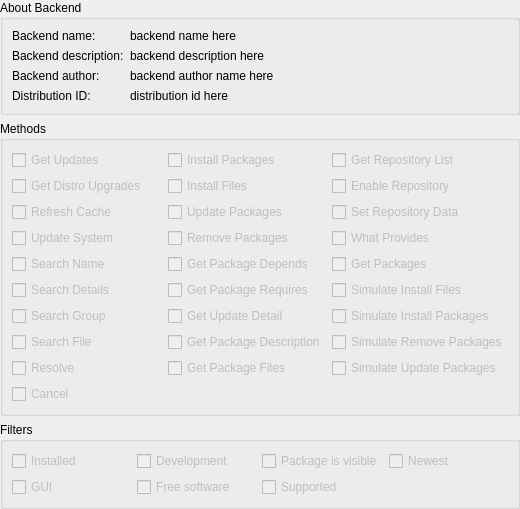
<?xml version="1.0" encoding="UTF-8"?>
<ui version="4.0">
 <class>BackendDetails</class>
 <widget class="QWidget" name="BackendDetails">
  <property name="geometry">
   <rect>
    <x>0</x>
    <y>0</y>
    <width>520</width>
    <height>505</height>
   </rect>
  </property>
  <layout class="QGridLayout" name="gridLayout_4">
   <property name="margin">
    <number>0</number>
   </property>
   <item row="0" column="0">
    <widget class="QGroupBox" name="groupBox">
     <property name="sizePolicy">
      <sizepolicy hsizetype="MinimumExpanding" vsizetype="Fixed">
       <horstretch>0</horstretch>
       <verstretch>0</verstretch>
      </sizepolicy>
     </property>
     <property name="title">
      <string>About Backend</string>
     </property>
     <layout class="QFormLayout" name="formLayout">
      <item row="0" column="0">
       <widget class="QLabel" name="label">
        <property name="text">
         <string>Backend name:</string>
        </property>
       </widget>
      </item>
      <item row="0" column="1">
       <widget class="QLabel" name="nameL">
        <property name="text">
         <string notr="true">backend name here</string>
        </property>
       </widget>
      </item>
      <item row="1" column="0">
       <widget class="QLabel" name="label_3">
        <property name="text">
         <string>Backend description:</string>
        </property>
       </widget>
      </item>
      <item row="1" column="1">
       <widget class="QLabel" name="descriptionL">
        <property name="text">
         <string notr="true">backend description here</string>
        </property>
       </widget>
      </item>
      <item row="2" column="0">
       <widget class="QLabel" name="label_2">
        <property name="text">
         <string>Backend author:</string>
        </property>
       </widget>
      </item>
      <item row="2" column="1">
       <widget class="QLabel" name="authorL">
        <property name="text">
         <string notr="true">backend author name here</string>
        </property>
       </widget>
      </item>
      <item row="3" column="0">
       <widget class="QLabel" name="label_4">
        <property name="text">
         <string>Distribution ID:</string>
        </property>
       </widget>
      </item>
      <item row="3" column="1">
       <widget class="QLabel" name="distroL">
        <property name="text">
         <string notr="true">distribution id here</string>
        </property>
       </widget>
      </item>
     </layout>
    </widget>
   </item>
   <item row="2" column="0">
    <widget class="QGroupBox" name="groupBox_2">
     <property name="title">
      <string>Filters</string>
     </property>
     <layout class="QGridLayout" name="gridLayout_2">
      <item row="0" column="0">
       <widget class="QCheckBox" name="installedCB">
        <property name="enabled">
         <bool>false</bool>
        </property>
        <property name="text">
         <string>Installed</string>
        </property>
       </widget>
      </item>
      <item row="0" column="1">
       <widget class="QCheckBox" name="developmentCB">
        <property name="enabled">
         <bool>false</bool>
        </property>
        <property name="text">
         <string>Development</string>
        </property>
       </widget>
      </item>
      <item row="0" column="2">
       <widget class="QCheckBox" name="visibleCB">
        <property name="enabled">
         <bool>false</bool>
        </property>
        <property name="text">
         <string>Package is visible</string>
        </property>
       </widget>
      </item>
      <item row="0" column="3">
       <widget class="QCheckBox" name="newestCB">
        <property name="enabled">
         <bool>false</bool>
        </property>
        <property name="text">
         <string>Newest</string>
        </property>
       </widget>
      </item>
      <item row="1" column="0">
       <widget class="QCheckBox" name="guiCB">
        <property name="enabled">
         <bool>false</bool>
        </property>
        <property name="text">
         <string>GUI</string>
        </property>
       </widget>
      </item>
      <item row="1" column="1">
       <widget class="QCheckBox" name="freeCB">
        <property name="enabled">
         <bool>false</bool>
        </property>
        <property name="text">
         <string>Free software</string>
        </property>
       </widget>
      </item>
      <item row="1" column="2">
       <widget class="QCheckBox" name="supportedCB">
        <property name="enabled">
         <bool>false</bool>
        </property>
        <property name="text">
         <string>Supported</string>
        </property>
       </widget>
      </item>
     </layout>
    </widget>
   </item>
   <item row="1" column="0">
    <widget class="QGroupBox" name="groupBox_3">
     <property name="enabled">
      <bool>true</bool>
     </property>
     <property name="title">
      <string>Methods</string>
     </property>
     <layout class="QGridLayout" name="gridLayout_3">
      <item row="0" column="0">
       <widget class="QCheckBox" name="getUpdatesCB">
        <property name="enabled">
         <bool>false</bool>
        </property>
        <property name="text">
         <string>Get Updates</string>
        </property>
       </widget>
      </item>
      <item row="0" column="3">
       <widget class="QCheckBox" name="getRepositoryListCB">
        <property name="enabled">
         <bool>false</bool>
        </property>
        <property name="text">
         <string>Get Repository List</string>
        </property>
       </widget>
      </item>
      <item row="2" column="0">
       <widget class="QCheckBox" name="refreshCacheCB">
        <property name="enabled">
         <bool>false</bool>
        </property>
        <property name="text">
         <string>Refresh Cache</string>
        </property>
       </widget>
      </item>
      <item row="3" column="0">
       <widget class="QCheckBox" name="updateSystemCB">
        <property name="enabled">
         <bool>false</bool>
        </property>
        <property name="text">
         <string>Update System</string>
        </property>
       </widget>
      </item>
      <item row="4" column="0">
       <widget class="QCheckBox" name="searchNameCB">
        <property name="enabled">
         <bool>false</bool>
        </property>
        <property name="text">
         <string>Search Name</string>
        </property>
       </widget>
      </item>
      <item row="4" column="2">
       <widget class="QCheckBox" name="getDependsCB">
        <property name="enabled">
         <bool>false</bool>
        </property>
        <property name="text">
         <string>Get Package Depends</string>
        </property>
       </widget>
      </item>
      <item row="5" column="0">
       <widget class="QCheckBox" name="searchDetailsCB">
        <property name="enabled">
         <bool>false</bool>
        </property>
        <property name="text">
         <string>Search Details</string>
        </property>
       </widget>
      </item>
      <item row="5" column="2">
       <widget class="QCheckBox" name="getRequiresCB">
        <property name="enabled">
         <bool>false</bool>
        </property>
        <property name="text">
         <string>Get Package Requires</string>
        </property>
       </widget>
      </item>
      <item row="6" column="0">
       <widget class="QCheckBox" name="searchGroupCB">
        <property name="enabled">
         <bool>false</bool>
        </property>
        <property name="text">
         <string>Search Group</string>
        </property>
       </widget>
      </item>
      <item row="6" column="2">
       <widget class="QCheckBox" name="getUpdateDetailCB">
        <property name="enabled">
         <bool>false</bool>
        </property>
        <property name="text">
         <string>Get Update Detail</string>
        </property>
       </widget>
      </item>
      <item row="7" column="0">
       <widget class="QCheckBox" name="searchFileCB">
        <property name="enabled">
         <bool>false</bool>
        </property>
        <property name="text">
         <string>Search File</string>
        </property>
       </widget>
      </item>
      <item row="7" column="2">
       <widget class="QCheckBox" name="getDescriptionCB">
        <property name="enabled">
         <bool>false</bool>
        </property>
        <property name="text">
         <string>Get Package Description</string>
        </property>
       </widget>
      </item>
      <item row="8" column="2">
       <widget class="QCheckBox" name="getFilesCB">
        <property name="enabled">
         <bool>false</bool>
        </property>
        <property name="text">
         <string>Get Package Files</string>
        </property>
       </widget>
      </item>
      <item row="1" column="0">
       <widget class="QCheckBox" name="getDistroUpgradesCB">
        <property name="enabled">
         <bool>false</bool>
        </property>
        <property name="text">
         <string>Get Distro Upgrades</string>
        </property>
       </widget>
      </item>
      <item row="0" column="2">
       <widget class="QCheckBox" name="installPackageCB">
        <property name="enabled">
         <bool>false</bool>
        </property>
        <property name="text">
         <string>Install Packages</string>
        </property>
       </widget>
      </item>
      <item row="2" column="2">
       <widget class="QCheckBox" name="updatePackageCB">
        <property name="enabled">
         <bool>false</bool>
        </property>
        <property name="text">
         <string>Update Packages</string>
        </property>
       </widget>
      </item>
      <item row="3" column="2">
       <widget class="QCheckBox" name="removePackageCB">
        <property name="enabled">
         <bool>false</bool>
        </property>
        <property name="text">
         <string>Remove Packages</string>
        </property>
       </widget>
      </item>
      <item row="1" column="2">
       <widget class="QCheckBox" name="installFileCB">
        <property name="enabled">
         <bool>false</bool>
        </property>
        <property name="text">
         <string>Install Files</string>
        </property>
       </widget>
      </item>
      <item row="9" column="0">
       <widget class="QCheckBox" name="cancelCB">
        <property name="enabled">
         <bool>false</bool>
        </property>
        <property name="text">
         <string>Cancel</string>
        </property>
       </widget>
      </item>
      <item row="8" column="0">
       <widget class="QCheckBox" name="resolveCB">
        <property name="enabled">
         <bool>false</bool>
        </property>
        <property name="text">
         <string>Resolve</string>
        </property>
       </widget>
      </item>
      <item row="1" column="3">
       <widget class="QCheckBox" name="repositoryEnableCB">
        <property name="enabled">
         <bool>false</bool>
        </property>
        <property name="text">
         <string>Enable Repository</string>
        </property>
       </widget>
      </item>
      <item row="2" column="3">
       <widget class="QCheckBox" name="repositorySetEnableCB">
        <property name="enabled">
         <bool>false</bool>
        </property>
        <property name="text">
         <string>Set Repository Data</string>
        </property>
       </widget>
      </item>
      <item row="3" column="3">
       <widget class="QCheckBox" name="whatProvidesCB">
        <property name="enabled">
         <bool>false</bool>
        </property>
        <property name="text">
         <string>What Provides</string>
        </property>
       </widget>
      </item>
      <item row="4" column="3">
       <widget class="QCheckBox" name="getPackagesCB">
        <property name="enabled">
         <bool>false</bool>
        </property>
        <property name="text">
         <string>Get Packages</string>
        </property>
       </widget>
      </item>
      <item row="5" column="3">
       <widget class="QCheckBox" name="simulateInstallFilesCB">
        <property name="enabled">
         <bool>false</bool>
        </property>
        <property name="text">
         <string>Simulate Install Files</string>
        </property>
       </widget>
      </item>
      <item row="6" column="3">
       <widget class="QCheckBox" name="simulateInstallPackagesCB">
        <property name="enabled">
         <bool>false</bool>
        </property>
        <property name="text">
         <string>Simulate Install Packages</string>
        </property>
       </widget>
      </item>
      <item row="7" column="3">
       <widget class="QCheckBox" name="simulateRemovePackagesCB">
        <property name="enabled">
         <bool>false</bool>
        </property>
        <property name="text">
         <string>Simulate Remove Packages</string>
        </property>
       </widget>
      </item>
      <item row="8" column="3">
       <widget class="QCheckBox" name="simulateUpdatePackagesCB">
        <property name="enabled">
         <bool>false</bool>
        </property>
        <property name="text">
         <string>Simulate Update Packages</string>
        </property>
       </widget>
      </item>
     </layout>
    </widget>
   </item>
  </layout>
 </widget>
 <resources/>
 <connections/>
</ui>
